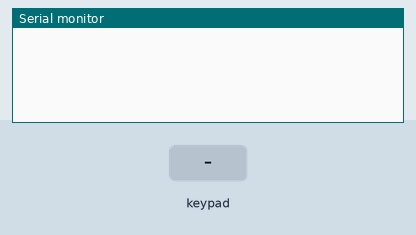
This sketch was run on a simulated Arduino Uno, built with avr-gcc and run on an emulated ATmega328P. Parts: the last lines printed to the serial monitor. The inputs (shaded band) are chosen by the test bench.

Above: at 1.2 s.
1.3 s: key '7' pressed
At 2.5 s:
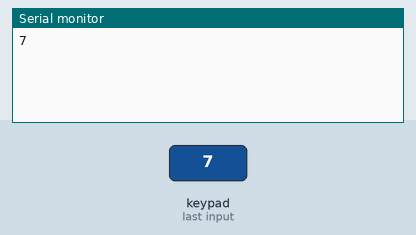
2.8 s: keypad keys 2 3 4 5 * pressed 0.4 s apart
At 5.0 s:
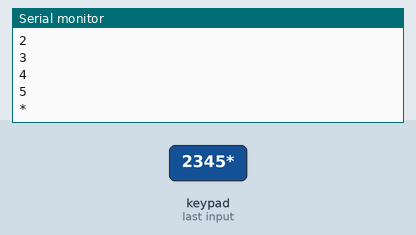
6.3 s: key '/' pressed
At 6.8 s:
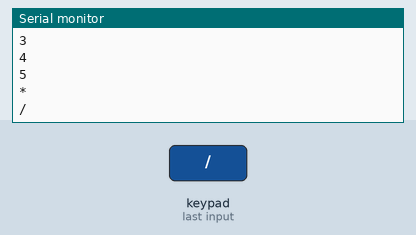
7.8 s: keypad keys 2 3 4 5 = pressed 0.4 s apart
At 10.2 s:
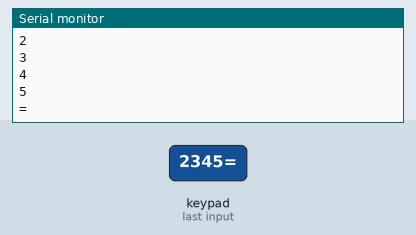
11.3 s: key 'c' pressed
At 12.8 s:
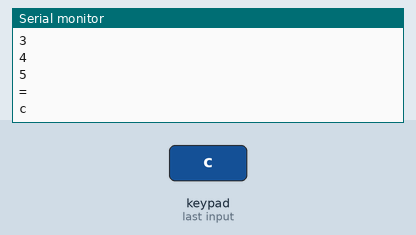
Timing chart, 0 to 13.8 s (numbered marks = the images above; inputs shaded):
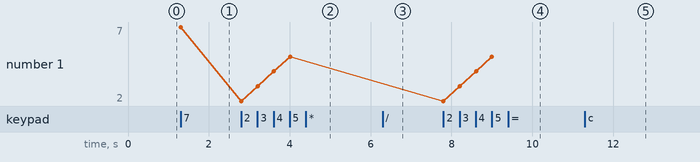

Measured:
- after the input at 1.3 s, the serial monitor: prints a new line at once (image 1)
- after the input at 2.8 s, the serial monitor: prints a new line at once (image 2)
- after the input at 6.3 s, the serial monitor: prints a new line at once (image 3)
- after the input at 7.8 s, the serial monitor: prints a new line at once (image 4)
- after the input at 11.3 s, the serial monitor: prints a new line at once (image 5)
- plotted number 1: 7 → 5 after the input at 2.8 s

The sketch:

keypad.ino
```cpp
#include <Keypad.h>
  const byte ROWS = 4;
  const byte COLS = 4;
  // Define the Keymap
  char keys[ROWS][COLS] = {
  {'7','8','9','/'},
  {'4','5','6','*'},
  {'1','2','3','-'},
  {'c','0','=','+'}
  };
  byte rowPins[ROWS] = { 2, 3, 4, 5 };
  byte colPins[COLS] = { 6, 7, 8, 9 };

  Keypad keypad = Keypad( makeKeymap(keys), rowPins, colPins, ROWS, COLS );
void setup() {
  Serial.begin(9600);
}

void loop() {
  char key = keypad.getKey();
  if(key){
    Serial.println(key);
  }
}
```
